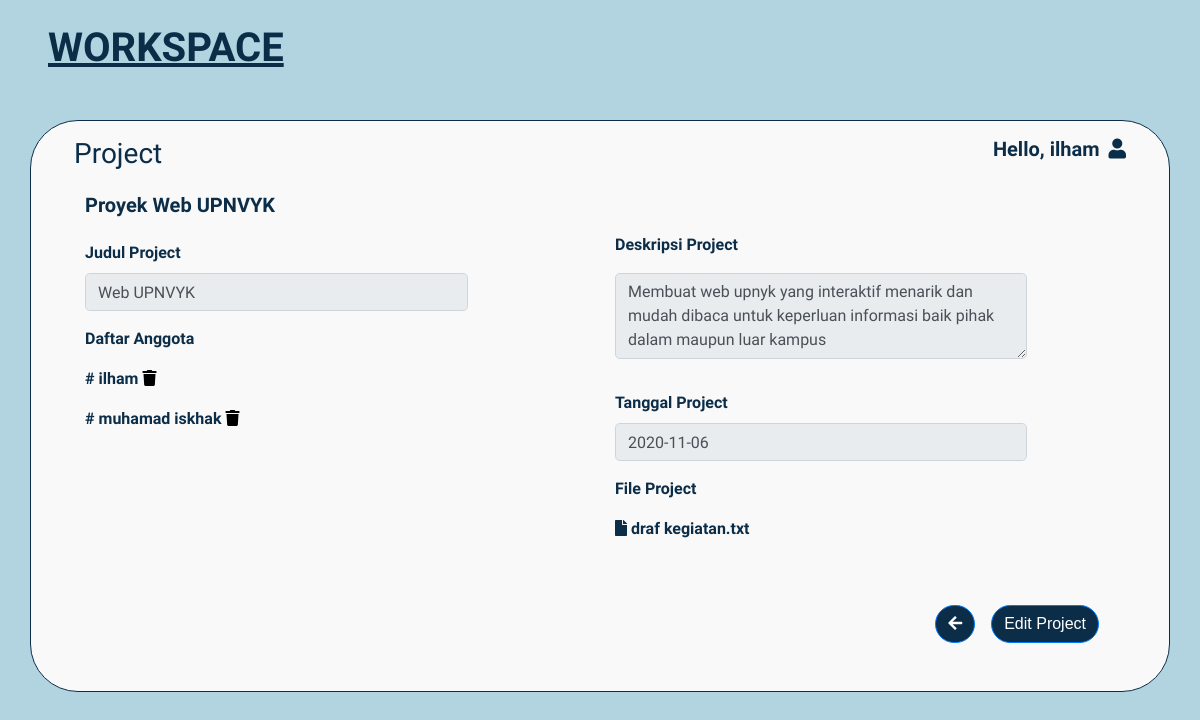
The app's page /view/lihat_project.php?id_project=1 (signed in), older data.
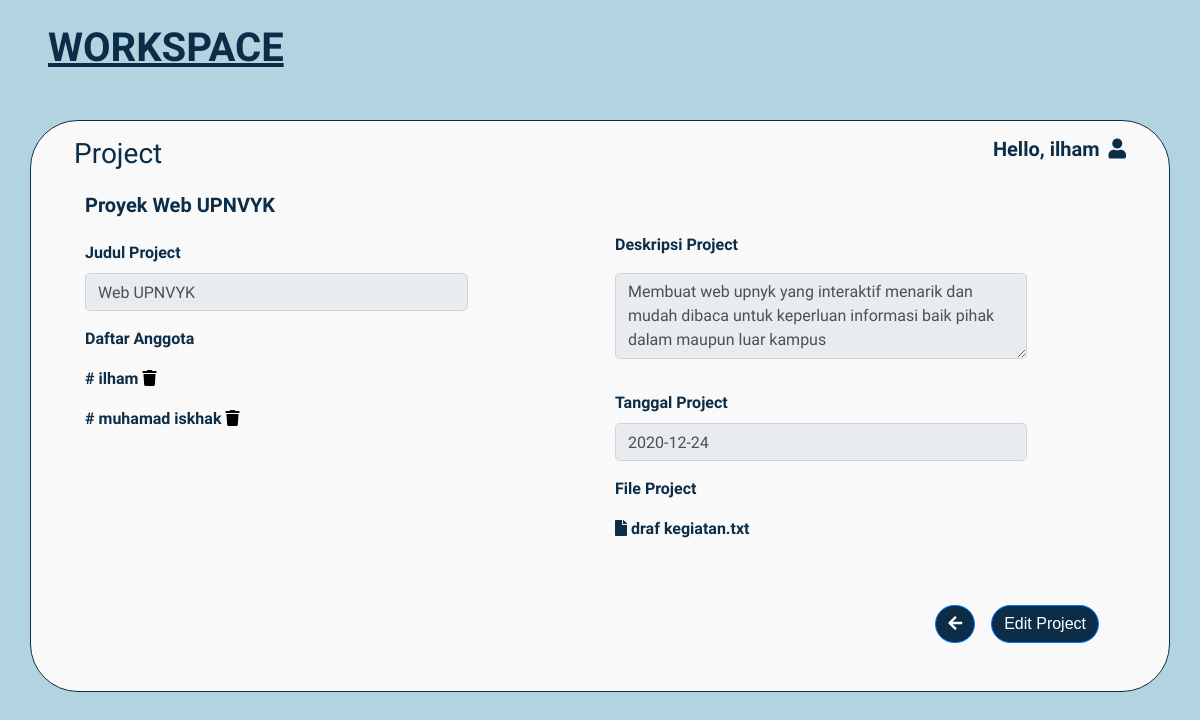
The same page, newer data.
### tables this page shows
CREATE TABLE `data_project` (
  `id_project` int(11) NOT NULL,
  `title` varchar(100) NOT NULL,
  `description` text NOT NULL,
  `deadline` date NOT NULL,
  `status` varchar(100) NOT NULL,
  `file` varchar(100) NOT NULL,
  `team` varchar(100) NOT NULL,
  `id_user` int(11) NOT NULL
);

CREATE TABLE `data_user` (
  `id` int(11) NOT NULL,
  `nama_lengkap` varchar(50) NOT NULL,
  `alamat_email` varchar(50) NOT NULL,
  `password` varchar(50) NOT NULL
);

### view/lihat_project.php (the view, shortened to what this page needs)
<!DOCTYPE html>
<html lang="en">
<head>
    <link rel="stylesheet" href="../assets/bootstrap/css/bootstrap.min.css">
    <link rel="stylesheet" href="../assets/css/new_project.css">
    <link rel="stylesheet" href="https://use.fontawesome.com/releases/v5.7.0/css/all.css"
>
</head>
<body style="background-color: #B1D4E0;">
<?php
    require_once ("../config/koneksi.php");
    $id = $_GET['id_project'];
    $cek_data_query = "SELECT * FROM data_project WHERE id_project='$id'";
    $data = mysqli_query($conn, $cek_data_query) or die (mysqli_error($conn));
    $result = mysqli_fetch_assoc($data)
?>
    <h1 class="mt-4 mb-5 ml-5" id="workspace_font">WORKSPACE</h1>
    <div class="container mt-2 mb-3 " id="kotak">
        <h3 class="float-left mt-3 mx-2 px-1 ml-4">Project</h3>
        <h5 class="float-right mt-3 mx-2 px-1 mr-4">Hello, <?= $_SESSION['nama'] ?> <i class="fas fa-user ml-1"></i></h5>
        <br>
        <div class="row mt-5 mb-5 mx-4">
            <div class="col-md-6">
                    <h5>Proyek <?= $result['title'] ?></h5>
                        <div class="row">
                            <div class="col-9 pr-0">
                                <label for="" class="mt-3">Judul Project</label>
                                <input class="form-control rounded-lg mb-3" type="text" value="<?= $result['title'] ?>" placeholder="Judul Proyek" readonly>
                            </div>
                        </div>
                        <div class="row">
                            <div class="col-10">
                                <p>Daftar Anggota</p>
                                <?php
                                    $idUser = explode(",",$result['team']);
                                    foreach($idUser as $user){
                                        $cek_data_query_team = "SELECT * FROM data_user WHERE id='$user'";
                                        $data_team = mysqli_query($conn, $cek_data_query_team) or die (mysqli_error($conn));
                                        $result_team = mysqli_fetch_assoc($data_team);
                                ?>
                                <p id="namaAnggota"># <?= $result_team['nama_lengkap'] ?> <a href="config/action-team.php?id=<?= $result_team['id'] ?>"><i class="fas fa-trash"></i></a></p>
                                    <?php } ?>
                            </div>
                        </div>
            </div>
            <div class="col-md-6 mt-4">
                    <div class="row">
                        <div class="col-10">
                            <label for="" class="mt-3">Deskripsi Project</label>
                            <textarea name="des_proyek" id="" rows="3" class="form-control mb-2 mt-2 rounded-lg" placeholder="Deskripsi Proyek" readonly><?= $result['description'] ?></textarea>
                        </div>
                    </div>
                    <div class="row">
                        <div class="col-10 py-2 mb-2">
                            <label for="" class="mt-3">Tanggal Project</label>
                            <input type="text" class="form-control rounded-lg" id="date"  value="<?= $result['deadline'] ?>" readonly>
                        </div>
                    </div>
                    <div class="row">
                        <div class="col-10">
                            <p>File Project</p>
                            <p class="mt-3"> <i class="fa fa-file"></i> <?= $result['file'] ?></p>
                        </div>
                    </div>
                    <a href="edit_project.php?id_project=<?= $id ?> "><button class="btn btn-primary mt-5 mr-3 float-right" id="tombol">Edit Project</button></a>
                    <a href="dashboard.php"><button class="btn btn-primary mt-5 mr-3 float-right" id="tombol"><i class="fas fa-arrow-left"></i></button></a>
            </div>
        </div>
    </div>
</body>
</html>

### assets/css/new_project.css (style rules this page uses)
a { color: #000000; }
body { font-family: Quicksand, heltevica; font-weight: 900; background-color: #B1D4E0; color: #0C2D48; }
#navbar h3, h6, h5 { font-family: Quicksand, heltevica; font-weight: 600; }
#kotak { background-color: #F9F9F9; border-color: #0C2D48; border: solid 1px; border-radius: 3em; }
#tombol { background-color: #0C2D48; font-family: Poppins, Helvetica, sans-serif; border-radius: 3em; }
#workspace_font { font-family: Quicksand, heltevica; font-weight: bolder; text-decoration: underline; }

Row changes from the older to the newer data that the page shows:
changed data_project "Web UPNVYK": deadline "2020-11-06" → "2020-12-24"
